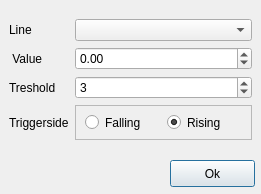
<?xml version="1.0" encoding="UTF-8"?>
<ui version="4.0">
 <class>TriggerDialog</class>
 <widget class="QDialog" name="TriggerDialog">
  <property name="enabled">
   <bool>true</bool>
  </property>
  <property name="geometry">
   <rect>
    <x>0</x>
    <y>0</y>
    <width>261</width>
    <height>194</height>
   </rect>
  </property>
  <property name="sizePolicy">
   <sizepolicy hsizetype="Fixed" vsizetype="Fixed">
    <horstretch>0</horstretch>
    <verstretch>0</verstretch>
   </sizepolicy>
  </property>
  <property name="minimumSize">
   <size>
    <width>261</width>
    <height>161</height>
   </size>
  </property>
  <property name="maximumSize">
   <size>
    <width>261</width>
    <height>300</height>
   </size>
  </property>
  <property name="windowTitle">
   <string>Trigger</string>
  </property>
  <property name="layoutDirection">
   <enum>Qt::LeftToRight</enum>
  </property>
  <widget class="QPushButton" name="ok">
   <property name="geometry">
    <rect>
     <x>170</x>
     <y>160</y>
     <width>85</width>
     <height>27</height>
    </rect>
   </property>
   <property name="text">
    <string>Ok</string>
   </property>
  </widget>
  <widget class="QFrame" name="frame_2">
   <property name="geometry">
    <rect>
     <x>0</x>
     <y>10</y>
     <width>261</width>
     <height>151</height>
    </rect>
   </property>
   <property name="frameShape">
    <enum>QFrame::NoFrame</enum>
   </property>
   <property name="frameShadow">
    <enum>QFrame::Plain</enum>
   </property>
   <property name="lineWidth">
    <number>0</number>
   </property>
   <layout class="QFormLayout" name="formLayout">
    <item row="0" column="0">
     <widget class="QLabel" name="label">
      <property name="text">
       <string>Line</string>
      </property>
     </widget>
    </item>
    <item row="0" column="1">
     <widget class="QComboBox" name="lineselector">
      <property name="autoFillBackground">
       <bool>false</bool>
      </property>
      <property name="editable">
       <bool>false</bool>
      </property>
      <property name="frame">
       <bool>true</bool>
      </property>
     </widget>
    </item>
    <item row="1" column="0">
     <widget class="QLabel" name="label_2">
      <property name="text">
       <string> Value</string>
      </property>
     </widget>
    </item>
    <item row="1" column="1">
     <widget class="QDoubleSpinBox" name="triggervalue">
      <property name="minimum">
       <double>-1000.000000000000000</double>
      </property>
      <property name="maximum">
       <double>1000.000000000000000</double>
      </property>
      <property name="singleStep">
       <double>1.000000000000000</double>
      </property>
     </widget>
    </item>
    <item row="3" column="0">
     <widget class="QLabel" name="label_3">
      <property name="minimumSize">
       <size>
        <width>0</width>
        <height>35</height>
       </size>
      </property>
      <property name="text">
       <string>Triggerside</string>
      </property>
     </widget>
    </item>
    <item row="3" column="1">
     <widget class="QFrame" name="frajjje">
      <property name="enabled">
       <bool>true</bool>
      </property>
      <property name="minimumSize">
       <size>
        <width>0</width>
        <height>35</height>
       </size>
      </property>
      <property name="maximumSize">
       <size>
        <width>16777215</width>
        <height>30</height>
       </size>
      </property>
      <property name="frameShape">
       <enum>QFrame::StyledPanel</enum>
      </property>
      <property name="frameShadow">
       <enum>QFrame::Raised</enum>
      </property>
      <layout class="QGridLayout" name="gridLayout_2">
       <item row="0" column="1">
        <widget class="QRadioButton" name="radioFalling">
         <property name="text">
          <string>Falling</string>
         </property>
         <property name="checked">
          <bool>false</bool>
         </property>
        </widget>
       </item>
       <item row="0" column="2">
        <widget class="QRadioButton" name="radioRising">
         <property name="text">
          <string>Rising</string>
         </property>
         <property name="checked">
          <bool>true</bool>
         </property>
        </widget>
       </item>
      </layout>
     </widget>
    </item>
    <item row="2" column="1">
     <widget class="QSpinBox" name="treshold">
      <property name="minimum">
       <number>2</number>
      </property>
      <property name="value">
       <number>3</number>
      </property>
     </widget>
    </item>
    <item row="2" column="0">
     <widget class="QLabel" name="label_4">
      <property name="text">
       <string>Treshold</string>
      </property>
     </widget>
    </item>
   </layout>
  </widget>
  <zorder>frame_2</zorder>
  <zorder>ok</zorder>
 </widget>
 <resources/>
 <connections/>
</ui>
